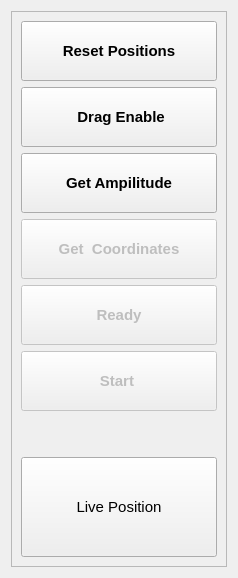
            <widget class="QWidget" name="tab">
             <attribute name="title">
              <string>Manual</string>
             </attribute>
             <layout class="QHBoxLayout" name="horizontalLayout_33">
              <item>
               <widget class="QFrame" name="frame_36">
                <property name="frameShape">
                 <enum>QFrame::StyledPanel</enum>
                </property>
                <property name="frameShadow">
                 <enum>QFrame::Raised</enum>
                </property>
                <layout class="QGridLayout" name="gridLayout_3">
                 <item row="6" column="0">
                  <spacer name="verticalSpacer">
                   <property name="orientation">
                    <enum>Qt::Vertical</enum>
                   </property>
                   <property name="sizeHint" stdset="0">
                    <size>
                     <width>20</width>
                     <height>40</height>
                    </size>
                   </property>
                  </spacer>
                 </item>
                 <item row="0" column="0" colspan="2">
                  <widget class="QPushButton" name="pushButton_reset_robot_position">
                   <property name="minimumSize">
                    <size>
                     <width>196</width>
                     <height>60</height>
                    </size>
                   </property>
                   <property name="font">
                    <font>
                     <pointsize>11</pointsize>
                     <weight>75</weight>
                     <bold>true</bold>
                    </font>
                   </property>
                   <property name="layoutDirection">
                    <enum>Qt::LeftToRight</enum>
                   </property>
                   <property name="styleSheet">
                    <string notr="true"/>
                   </property>
                   <property name="text">
                    <string>Reset Positions</string>
                   </property>
                   <property name="icon">
                    <iconset>
                     <normaloff>icons/restpos1.ico</normaloff>icons/restpos1.ico</iconset>
                   </property>
                   <property name="iconSize">
                    <size>
                     <width>50</width>
                     <height>50</height>
                    </size>
                   </property>
                   <property name="autoDefault">
                    <bool>true</bool>
                   </property>
                  </widget>
                 </item>
                 <item row="1" column="0" colspan="2">
                  <widget class="QPushButton" name="pushButton_drag_robot">
                   <property name="minimumSize">
                    <size>
                     <width>196</width>
                     <height>60</height>
                    </size>
                   </property>
                   <property name="font">
                    <font>
                     <pointsize>11</pointsize>
                     <weight>75</weight>
                     <bold>true</bold>
                    </font>
                   </property>
                   <property name="contextMenuPolicy">
                    <enum>Qt::CustomContextMenu</enum>
                   </property>
                   <property name="layoutDirection">
                    <enum>Qt::LeftToRight</enum>
                   </property>
                   <property name="styleSheet">
                    <string notr="true"/>
                   </property>
                   <property name="text">
                    <string> Drag Enable</string>
                   </property>
                   <property name="icon">
                    <iconset>
                     <normaloff>icons/Drag.png</normaloff>icons/Drag.png</iconset>
                   </property>
                   <property name="iconSize">
                    <size>
                     <width>50</width>
                     <height>50</height>
                    </size>
                   </property>
                   <property name="autoDefault">
                    <bool>false</bool>
                   </property>
                  </widget>
                 </item>
                 <item row="2" column="0" colspan="2">
                  <widget class="QPushButton" name="pushButton_gather_headxy">
                   <property name="minimumSize">
                    <size>
                     <width>196</width>
                     <height>60</height>
                    </size>
                   </property>
                   <property name="font">
                    <font>
                     <pointsize>11</pointsize>
                     <weight>75</weight>
                     <bold>true</bold>
                    </font>
                   </property>
                   <property name="styleSheet">
                    <string notr="true"/>
                   </property>
                   <property name="text">
                    <string>Get Ampilitude</string>
                   </property>
                   <property name="icon">
                    <iconset>
                     <normaloff>icons/Ampilitude.ico</normaloff>icons/Ampilitude.ico</iconset>
                   </property>
                   <property name="iconSize">
                    <size>
                     <width>50</width>
                     <height>50</height>
                    </size>
                   </property>
                  </widget>
                 </item>
                 <item row="3" column="0" colspan="2">
                  <widget class="QPushButton" name="pushButton_gather_headz">
                   <property name="enabled">
                    <bool>false</bool>
                   </property>
                   <property name="minimumSize">
                    <size>
                     <width>196</width>
                     <height>60</height>
                    </size>
                   </property>
                   <property name="font">
                    <font>
                     <pointsize>11</pointsize>
                     <weight>75</weight>
                     <bold>true</bold>
                    </font>
                   </property>
                   <property name="styleSheet">
                    <string notr="true"/>
                   </property>
                   <property name="text">
                    <string>Get  Coordinates</string>
                   </property>
                   <property name="icon">
                    <iconset>
                     <normaloff>icons/coordinate.ico</normaloff>icons/coordinate.ico</iconset>
                   </property>
                   <property name="iconSize">
                    <size>
                     <width>50</width>
                     <height>50</height>
                    </size>
                   </property>
                  </widget>
                 </item>
                 <item row="4" column="0" colspan="2">
                  <widget class="QPushButton" name="pushButton_ready_robot_position">
                   <property name="enabled">
                    <bool>false</bool>
                   </property>
                   <property name="minimumSize">
                    <size>
                     <width>196</width>
                     <height>60</height>
                    </size>
                   </property>
                   <property name="font">
                    <font>
                     <pointsize>11</pointsize>
                     <weight>75</weight>
                     <bold>true</bold>
                    </font>
                   </property>
                   <property name="styleSheet">
                    <string notr="true"/>
                   </property>
                   <property name="text">
                    <string>Ready</string>
                   </property>
                   <property name="icon">
                    <iconset>
                     <normaloff>icons/Ready.ico</normaloff>icons/Ready.ico</iconset>
                   </property>
                   <property name="iconSize">
                    <size>
                     <width>50</width>
                     <height>50</height>
                    </size>
                   </property>
                  </widget>
                 </item>
                 <item row="5" column="0" colspan="2">
                  <widget class="QPushButton" name="pushButton_start_robot_movement">
                   <property name="enabled">
                    <bool>false</bool>
                   </property>
                   <property name="minimumSize">
                    <size>
                     <width>196</width>
                     <height>60</height>
                    </size>
                   </property>
                   <property name="font">
                    <font>
                     <pointsize>11</pointsize>
                     <weight>75</weight>
                     <bold>true</bold>
                    </font>
                   </property>
                   <property name="layoutDirection">
                    <enum>Qt::LeftToRight</enum>
                   </property>
                   <property name="styleSheet">
                    <string notr="true"/>
                   </property>
                   <property name="text">
                    <string>Start </string>
                   </property>
                   <property name="icon">
                    <iconset>
                     <normaloff>icons/start.ico</normaloff>icons/start.ico</iconset>
                   </property>
                   <property name="iconSize">
                    <size>
                     <width>50</width>
                     <height>50</height>
                    </size>
                   </property>
                   <property name="autoDefault">
                    <bool>false</bool>
                   </property>
                  </widget>
                 </item>
                 <item row="7" column="0" colspan="2">
                  <widget class="QPushButton" name="pushButton_live_robot_position">
                   <property name="minimumSize">
                    <size>
                     <width>60</width>
                     <height>100</height>
                    </size>
                   </property>
                   <property name="font">
                    <font>
                     <pointsize>11</pointsize>
                    </font>
                   </property>
                   <property name="text">
                    <string>Live Position</string>
                   </property>
                   <property name="icon">
                    <iconset>
                     <normaloff>icons/cppos.ico</normaloff>icons/cppos.ico</iconset>
                   </property>
                   <property name="iconSize">
                    <size>
                     <width>70</width>
                     <height>70</height>
                    </size>
                   </property>
                  </widget>
                 </item>
                </layout>
               </widget>
              </item>
             </layout>
            </widget>
